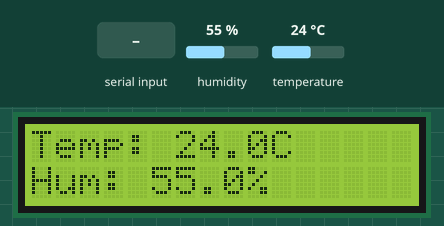
A sketch run on a simulated Arduino Uno, built with avr-gcc and run on an emulated ATmega328P. Shown: 16×2 character LCD. The inputs (shaded band) are chosen by the test bench; at power-on: humidity 55 %, temperature 24 °C. What the sketch prints to the serial monitor is not drawn.

Above: at 1.2 s.
1.3 s: "Humidity is too high\n" received over Serial
At 2.6 s:
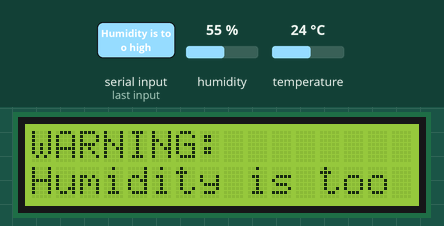
3.6 s: "1\n" received over Serial
At 5.3 s:
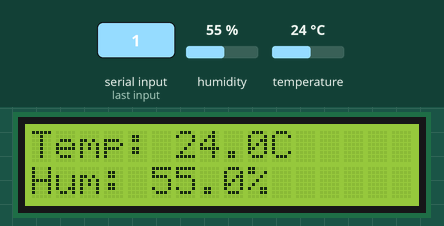
5.6 s: humidity set to 22 %
At 6.7 s:
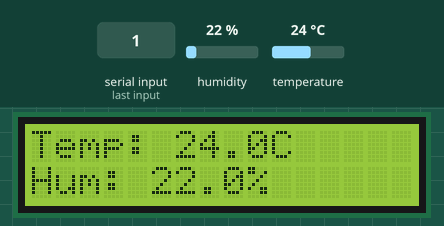
7.6 s: temperature set to 12 °C
At 9.3 s:
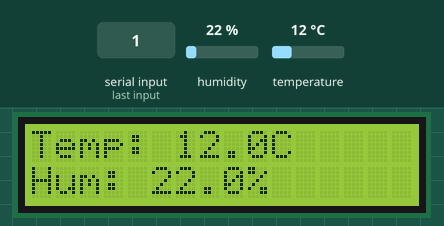
9.7 s: humidity set to 40 %
At 10.8 s:
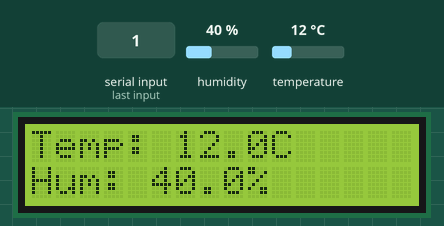
11.7 s: temperature set to 19 °C
At 13.4 s:
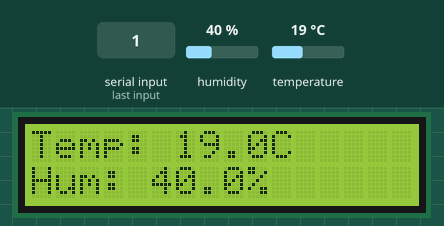
Timing chart, 0 to 14.7 s (numbered marks = the images above; inputs shaded):
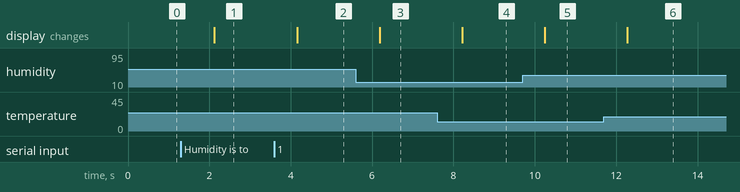

Measured:
- after the input at 1.3 s, the display: changes after 0.83 s (image 1)
- after the input at 3.6 s, the display: changes after 0.56 s (image 2)
- after the input at 5.6 s, the display: changes after 0.59 s (image 3)
- after the input at 7.6 s, the display: changes after 0.62 s (image 4)
- after the input at 9.7 s, the display: changes after 0.55 s (image 5)
- after the input at 11.7 s, the display: changes after 0.58 s (image 6)

The sketch:

humid.ino
```cpp
#include <LiquidCrystal.h>
#include <DHT.h>

LiquidCrystal lcd(12, 11, 5, 4, 3, 2);

#define DHTPIN 7
#define DHTTYPE DHT11

DHT dht(DHTPIN, DHTTYPE);

String inputMsg = "";
bool msgReceived = false;
String lastWarning = "";

void setup() {
  lcd.begin(16, 2);
  lcd.clear();
  dht.begin();
  Serial.begin(9600);
  inputMsg.reserve(100);
}

void loop() {
  // Handle incoming serial from ThingsBoard
  while (Serial.available()) {
    char inChar = (char)Serial.read();
    if (inChar == '\n') {
      msgReceived = true;
      break;
    } else {
      inputMsg += inChar;
    }
  }

  if (msgReceived) {
    if (inputMsg.indexOf("Humidity is too high") != -1) {
      lastWarning = "Humidity is too high";
    } else {
      lastWarning = "";
    }
    inputMsg = "";
    msgReceived = false;
  }

  float humidity = dht.readHumidity();
  float temperature = dht.readTemperature();

  if (isnan(humidity) || isnan(temperature)) {
    lcd.clear();
    lcd.setCursor(0, 0);
    lcd.print("Sensor Error");
    delay(2000);
    return;
  }

  lcd.clear();
  if (lastWarning != "") {
    lcd.setCursor(0, 0);
    lcd.print("WARNING:");
    lcd.setCursor(0, 1);
    lcd.print(lastWarning.substring(0, 16));  // truncate if too long
  } else {
    lcd.setCursor(0, 0);
    lcd.print("Temp: ");
    lcd.print(temperature, 1);
    lcd.print("C");

    lcd.setCursor(0, 1);
    lcd.print("Hum: ");
    lcd.print(humidity, 1);
    lcd.print("%");
  }

  Serial.print("\"temperature\": ");
  Serial.print(temperature, 2);
  Serial.print(", ");
  Serial.print("\"humidity\": ");
  Serial.println(humidity, 2);
  Serial.println();

  delay(2000);
}
```
